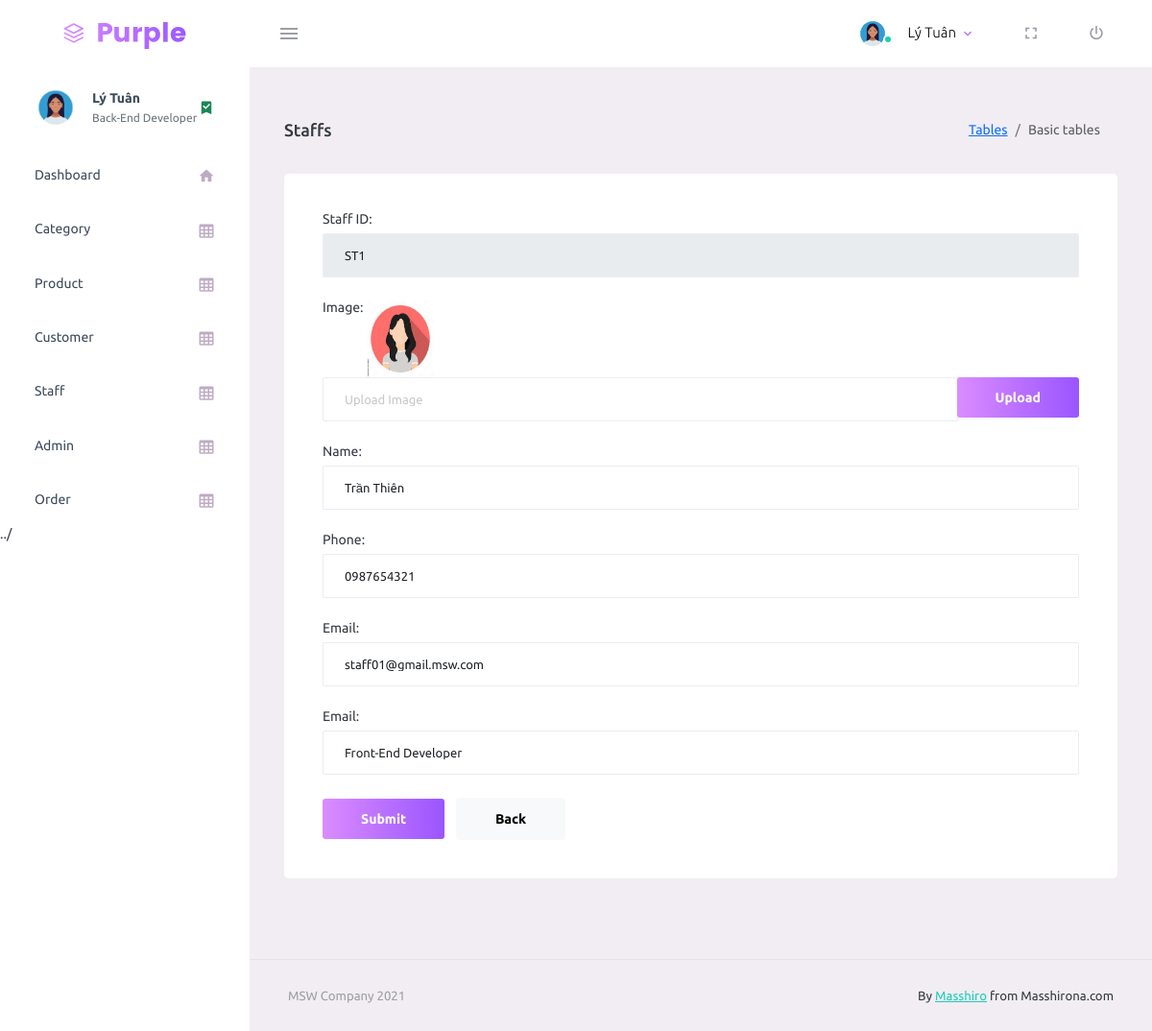
/admin/staff/staff-edit.php?id=ST1 (signed in), run on the app's committed database.
### tables this page shows
create table staff(
staffID varchar(30),
staffImage varchar(255),
staffName nvarchar(60) not null,
staffPhone varchar(30) null,
staffEmail varchar(50) unique,
staffRole varchar(30),
primary key (staffID)
);

### admin/function.php (called while the page is built, shortened)
<?php
    function getUserData($id,$conn){
    $sql = "select * from
    adminAccount as a , staff as s
    where a.staffID = s.staffID
    and a.adminID = ?";
    $stmt = $conn->prepare($sql);
    $stmt->bindParam(1,$id);
    $stmt->execute();
    $row = $stmt->fetch(PDO::FETCH_ASSOC);
    return $row;
}
    function getUserID($username,$conn){
    $sql = "select adminID from adminAccount where username = ?";
    $stmt = $conn-> prepare($sql);
    $stmt->bindParam(1,$username);
    $stmt->execute();
    $row = $stmt->fetch(PDO::FETCH_ASSOC);
    return $row['adminID'];
}
?>

### admin/staff/staff-edit.php (the view, shortened to what this page needs)
<?php
    require_once("../../connection/connectdb.php");
    require("../function.php");
?>
<?php
    try {
        $sql = "select * from staff where staffID = ?";
        $stmt_edit = $conn->prepare($sql);
        $stmt_edit->bindParam(1, $_GET['id']);
        $stmt_edit->execute();
        $row_edit = $stmt_edit->fetch();
    }catch(PDOException $ex) {
        echo 'Error: ' . $ex->getMessage();
    }
?>
<!DOCTYPE html>
<html lang="en">
<html>
<head>
    <link href="https://cdn.jsdelivr.net/npm/bootstrap@5.2.2/dist/css/bootstrap.min.css" rel="stylesheet">
    <link href="https://cdnjs.cloudflare.com/ajax/libs/font-awesome/6.2.1/css/all.min.css" rel="stylesheet">
    <link rel="stylesheet" href="../assets/vendors/mdi/css/materialdesignicons.min.css">
    <link rel="stylesheet" href="../assets/vendors/css/vendor.bundle.base.css">
    <link rel="stylesheet" href="../assets/css/style.css">
    <link rel="stylesheet" href="https://cdnjs.cloudflare.com/ajax/libs/font-awesome/6.2.1/css/all.min.css"
 />
</head>
<body>
    <div class="container-scroller">
        <nav class="navbar default-layout-navbar col-lg-12 col-12 p-0 fixed-top d-flex flex-row">
            <div class="text-center navbar-brand-wrapper d-flex align-items-center justify-content-center">
                <a class="navbar-brand brand-logo" href="../index.php"><img src="../assets/images/logo.svg"
                        alt="logo" /></a>
            </div>
            <div class="navbar-menu-wrapper d-flex align-items-stretch">
                <button class="navbar-toggler navbar-toggler align-self-center" type="button" data-toggle="minimize">
                    <span class="mdi mdi-menu"></span>
                </button>
                <ul class="navbar-nav navbar-nav-right">
                    <li class="nav-item nav-profile dropdown">
                        <a class="nav-link dropdown-toggle" id="profileDropdown" href="#" data-bs-toggle="dropdown"
                            aria-expanded="false">
                            <?php if(isset($_SESSION['username'])) {
                                $userData = getUserData(trim(getUserID($_SESSION['username'],$conn)),$conn);
                                ?>
                            <div class="nav-profile-img">
                                <img src="../../image/staff/<?=$userData['staffImage'] ?>" alt="image">
                                <span class="availability-status online"></span>
                            </div>
                            <div class="nav-profile-text">
                                <p class="mb-1 text-black">
                                    <?php echo $userData['staffName']; ?>
                                </p>
                            </div>
                            <?php }?>
                        </a>
                    </li>
                    <li class="nav-item d-none d-lg-block full-screen-link">
                        <a class="nav-link">
                            <i class="mdi mdi-fullscreen" id="fullscreen-button"></i>
                        </a>
                    </li>
                    <li class="nav-item nav-logout d-none d-lg-block">
                        <a class="nav-link" href="../login/logout.php">
                            <i class="mdi mdi-power"></i>
                        </a>
                    </li>
                </ul>
            </div>
        </nav>
        <div class="container-fluid page-body-wrapper">
            <nav class="sidebar sidebar-offcanvas" id="sidebar">
                <ul class="nav">
                    <li class="nav-item nav-profile">
                        <a href="#" class="nav-link">
                            <?php if(isset($_SESSION['username'])) {
                                $userData = getUserData(trim(getUserID($_SESSION['username'],$conn)),$conn);
                                ?>
                            <div class="nav-profile-image">
                                <img src="../../image/staff/<?=$userData['staffImage'] ?>" alt="profile">
                            </div>
                            <div class="nav-profile-text d-flex flex-column">
                                <span class="font-weight-bold mb-2">
                                    <?php echo $userData['staffName']?>
                                </span>
                                <span class="text-secondary text-small"><?php echo $userData['staffRole']?></span>
                            </div>
                            <i class="mdi mdi-bookmark-check text-success nav-profile-badge"></i>
                            <?php }?>
                        </a>
                    </li>
                    <li class="nav-item">
                        <a class="nav-link" href="../index.php">
                            <span class="menu-title">Dashboard</span>
                            <i class="mdi mdi-home menu-icon"></i>
                        </a>
                    </li>
                    <li class="nav-item">
                        <a class="nav-link" href="../category/category.php">
                            <span class="menu-title">Category</span>
                            <i class="mdi mdi-table-large menu-icon"></i>
                        </a>
                    </li>
                    <li class="nav-item">
                        <a class="nav-link" href="../product/product.php">
                            <span class="menu-title">Product</span>
                            <i class="mdi mdi-table-large menu-icon"></i>
                        </a>
                    </li>
                    <li class="nav-item">
                        <a class="nav-link" href="../customer/customer.php">
                            <span class="menu-title">Customer</span>
                            <i class="mdi mdi-table-large menu-icon"></i>
                        </a>
                    </li>
                    <li class="nav-item">
                        <a class="nav-link" href="../staff/staff.php">
                            <span class="menu-title">Staff</span>
                            <i class="mdi mdi-table-large menu-icon"></i>
                        </a>
                    </li>
                    <li class="nav-item">
                        <a class="nav-link" href="../admin/admin.php">
                            <span class="menu-title">Admin</span>
                            <i class="mdi mdi-table-large menu-icon"></i>
                        </a>
                    </li>
                    <li class="nav-item">
                        <a class="nav-link" href="../order/order.php">
                            <span class="menu-title">Order</span>
                            <i class="mdi mdi-table-large menu-icon"></i>
                        </a>
                    </li>../
                </ul>
            </nav>
            <div class="main-panel">
                <div class="content-wrapper">
                    <div class="page-header">
                        <h3 class="page-title"> Staffs </h3>
                        <nav aria-label="breadcrumb">
                            <ol class="breadcrumb">
                                <li class="breadcrumb-item"><a href="#">Tables</a></li>
                                <li class="breadcrumb-item active" aria-current="page">Basic tables</li>
                            </ol>
                        </nav>
                    </div>
                    <div class="row">
                        <div class="col-lg-12 grid-margin stretch-card">
                            <div class="card">
                                <div class="card-body">
                                    <form class="forms-sample" method="POST"
                                        action="<?php echo $_SERVER['PHP_SELF'] ?>">
                                        <div class="form-group">
                                            <label for="staffID">Staff ID:</label>
                                            <input type="text" class="form-control" id="staffID" readonly
                                                value="<?= $row_edit['staffID']?>" name="id">
                                        </div>
                                        <div class="form-group">
                                            <label>Image:</label>
                                            <img src="../../image/staff/<?= $row_edit['staffImage'] ?>" height="80px"
                                                width="70px" alt="no image">
                                            <div class="input-group col-xs-12">
                                                <input type="text" class="form-control file-upload-info" disabled
                                                    placeholder="Upload Image">
                                                <span class="input-group-append">
                                                    <button class="file-upload-browse btn btn-gradient-primary"
                                                        type="button">Upload</button>
                                                </span>
                                            </div>
                                        </div>
                                        <div class="form-group">
                                            <label for="staffName">Name: </label>
                                            <input type="text" class="form-control" id="staffName"
                                                placeholder="Enter staff name" value="<?= $row_edit['staffName']?>"
                                                name="name">
                                        </div>
                                        <div class="form-group">
                                            <label for="staffPhone">Phone: </label>
                                            <input type="text" class="form-control" id="staffPhone"
                                                placeholder="Enter staff phone" value="<?= $row_edit['staffPhone']?>"
                                                name="phone">
                                        </div>
                                        <div class="form-group">
                                            <label for="staffEmail">Email: </label>
                                            <input type="text" class="form-control" id="staffEmail"
                                                placeholder="Enter staff phone" value="<?= $row_edit['staffEmail']?>"
                                                name="email">
                                        </div>
                                        <div class="form-group">
                                            <label for="staffRole">Email: </label>
                                            <input type="text" class="form-control" id="staffRole"
                                                placeholder="Enter staff phone" value="<?= $row_edit['staffRole']?>"
                                                name="role">
                                        </div>
                                        <button type="submit" class="btn btn-gradient-primary me-2"
                                            name="update">Submit</button>
                                        <a href="staff.php" class="btn btn-light">Back</a>
                                    </form>
                                </div>
                            </div>
                        </div>
                    </div>
                </div>
                <footer class="footer">
                    <div class="container-fluid d-flex justify-content-between">
                        <span class="text-muted d-block text-center text-sm-start d-sm-inline-block">MSW Company
                            2021</span>
                        <span class="float-none float-sm-end mt-1 mt-sm-0 text-end"> By <a href="#"
                                target="_blank">Masshiro</a> from Masshirona.com</span>
                    </div>
                </footer>
            </div>
        </div>
    </div>
</body>
</html>

### data on the page
staff: id "ST1", staffImage (picture), name "Trần Thiên", phone "0987654321", email "staff01@gmail.msw.com", role "Front-End Developer"

### other printed values
$userData['staffName'] "Lý Tuân"
$userData['staffRole'] "Back-End Developer"
